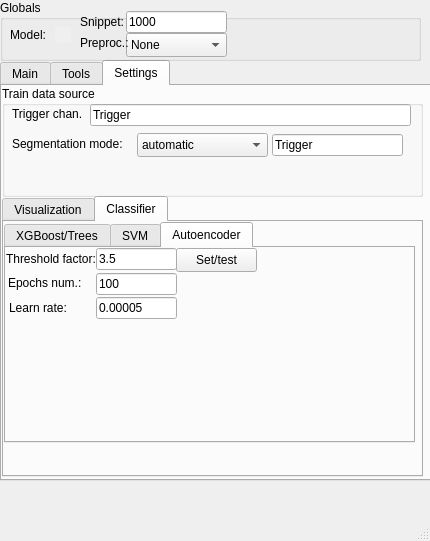
<?xml version="1.0" encoding="UTF-8"?>
<ui version="4.0">
 <class>EmpaGUI</class>
 <widget class="QMainWindow" name="EmpaGUI">
  <property name="geometry">
   <rect>
    <x>0</x>
    <y>0</y>
    <width>430</width>
    <height>541</height>
   </rect>
  </property>
  <property name="windowTitle">
   <string>MainWindow</string>
  </property>
  <widget class="QWidget" name="centralwidget">
   <widget class="QTabWidget" name="tabWidget">
    <property name="geometry">
     <rect>
      <x>0</x>
      <y>60</y>
      <width>441</width>
      <height>421</height>
     </rect>
    </property>
    <property name="currentIndex">
     <number>2</number>
    </property>
    <widget class="QWidget" name="tab">
     <attribute name="title">
      <string>Main</string>
     </attribute>
     <widget class="QGroupBox" name="groupBox">
      <property name="geometry">
       <rect>
        <x>0</x>
        <y>0</y>
        <width>421</width>
        <height>111</height>
       </rect>
      </property>
      <property name="title">
       <string>Load data</string>
      </property>
      <widget class="QLineEdit" name="load_data_path">
       <property name="geometry">
        <rect>
         <x>10</x>
         <y>20</y>
         <width>311</width>
         <height>22</height>
        </rect>
       </property>
       <property name="text">
        <string>C:\SERGEY\ANDRITZ_DATA\trial</string>
       </property>
      </widget>
      <widget class="QPushButton" name="Brows_data_folder_button">
       <property name="geometry">
        <rect>
         <x>323</x>
         <y>20</y>
         <width>91</width>
         <height>24</height>
        </rect>
       </property>
       <property name="text">
        <string>Browse folder</string>
       </property>
      </widget>
      <widget class="QComboBox" name="load_data_plate_type_dropdown">
       <property name="geometry">
        <rect>
         <x>80</x>
         <y>50</y>
         <width>91</width>
         <height>24</height>
        </rect>
       </property>
       <property name="currentText">
        <string/>
       </property>
       <property name="currentIndex">
        <number>-1</number>
       </property>
       <property name="placeholderText">
        <string>default</string>
       </property>
       <item>
        <property name="text">
         <string>default</string>
        </property>
       </item>
       <item>
        <property name="text">
         <string>bpp</string>
        </property>
       </item>
       <item>
        <property name="text">
         <string>long_bpp_1</string>
        </property>
       </item>
       <item>
        <property name="text">
         <string>long_bpp_2</string>
        </property>
       </item>
       <item>
        <property name="text">
         <string>from file</string>
        </property>
       </item>
      </widget>
      <widget class="QPushButton" name="load_data_button">
       <property name="geometry">
        <rect>
         <x>267</x>
         <y>45</y>
         <width>151</width>
         <height>61</height>
        </rect>
       </property>
       <property name="text">
        <string>Load</string>
       </property>
      </widget>
      <widget class="QLabel" name="label">
       <property name="geometry">
        <rect>
         <x>10</x>
         <y>54</y>
         <width>71</width>
         <height>16</height>
        </rect>
       </property>
       <property name="text">
        <string>Plate layout:</string>
       </property>
      </widget>
      <widget class="QPushButton" name="List_segments_names_button">
       <property name="geometry">
        <rect>
         <x>173</x>
         <y>46</y>
         <width>91</width>
         <height>31</height>
        </rect>
       </property>
       <property name="text">
        <string>Check segm.list</string>
       </property>
      </widget>
     </widget>
     <widget class="QGroupBox" name="groupBox_2">
      <property name="geometry">
       <rect>
        <x>0</x>
        <y>110</y>
        <width>421</width>
        <height>51</height>
       </rect>
      </property>
      <property name="title">
       <string>Model</string>
      </property>
      <widget class="QPushButton" name="load_model_button">
       <property name="geometry">
        <rect>
         <x>243</x>
         <y>15</y>
         <width>171</width>
         <height>31</height>
        </rect>
       </property>
       <property name="text">
        <string>Load</string>
       </property>
      </widget>
      <widget class="QComboBox" name="train_dropdown">
       <property name="geometry">
        <rect>
         <x>78</x>
         <y>19</y>
         <width>161</width>
         <height>24</height>
        </rect>
       </property>
       <property name="currentText">
        <string/>
       </property>
       <property name="placeholderText">
        <string>Autoencoder</string>
       </property>
       <item>
        <property name="text">
         <string>XGBoost</string>
        </property>
       </item>
       <item>
        <property name="text">
         <string>Autoencoder</string>
        </property>
       </item>
      </widget>
      <widget class="QLabel" name="label_16">
       <property name="geometry">
        <rect>
         <x>10</x>
         <y>23</y>
         <width>71</width>
         <height>16</height>
        </rect>
       </property>
       <property name="text">
        <string>Model type:</string>
       </property>
      </widget>
     </widget>
     <widget class="QGroupBox" name="groupBox_3">
      <property name="geometry">
       <rect>
        <x>0</x>
        <y>160</y>
        <width>421</width>
        <height>71</height>
       </rect>
      </property>
      <property name="title">
       <string>Real time</string>
      </property>
      <widget class="QComboBox" name="real_time_source_dropdown_2">
       <property name="geometry">
        <rect>
         <x>10</x>
         <y>40</y>
         <width>301</width>
         <height>24</height>
        </rect>
       </property>
       <property name="currentText">
        <string/>
       </property>
       <property name="placeholderText">
        <string>Autoencoder</string>
       </property>
       <item>
        <property name="text">
         <string>Folder</string>
        </property>
       </item>
       <item>
        <property name="text">
         <string>RealTime</string>
        </property>
       </item>
      </widget>
      <widget class="QPushButton" name="Brows_data_folder_button_2">
       <property name="geometry">
        <rect>
         <x>323</x>
         <y>14</y>
         <width>91</width>
         <height>24</height>
        </rect>
       </property>
       <property name="text">
        <string>Browse folder</string>
       </property>
      </widget>
      <widget class="QLineEdit" name="real_time_folder_text">
       <property name="geometry">
        <rect>
         <x>7</x>
         <y>14</y>
         <width>311</width>
         <height>22</height>
        </rect>
       </property>
       <property name="text">
        <string>C:\SERGEY\ANDRITZ_DATA\REAL_TIME_FOLDER</string>
       </property>
      </widget>
     </widget>
     <widget class="QPushButton" name="Start_real_time_button">
      <property name="geometry">
       <rect>
        <x>0</x>
        <y>250</y>
        <width>211</width>
        <height>81</height>
       </rect>
      </property>
      <property name="text">
       <string>Run real-time</string>
      </property>
     </widget>
     <widget class="QPushButton" name="Stop_real_time_button_2">
      <property name="geometry">
       <rect>
        <x>210</x>
        <y>250</y>
        <width>211</width>
        <height>81</height>
       </rect>
      </property>
      <property name="text">
       <string>Stop real-time</string>
      </property>
     </widget>
     <widget class="QLabel" name="label_18">
      <property name="geometry">
       <rect>
        <x>2</x>
        <y>232</y>
        <width>91</width>
        <height>16</height>
       </rect>
      </property>
      <property name="text">
       <string>Frame counter:</string>
      </property>
     </widget>
     <widget class="QLabel" name="Real_time_Frame_counter_label">
      <property name="geometry">
       <rect>
        <x>86</x>
        <y>232</y>
        <width>91</width>
        <height>16</height>
       </rect>
      </property>
      <property name="text">
       <string>0</string>
      </property>
     </widget>
     <widget class="QLabel" name="label_19">
      <property name="geometry">
       <rect>
        <x>180</x>
        <y>233</y>
        <width>41</width>
        <height>16</height>
       </rect>
      </property>
      <property name="text">
       <string>Status:</string>
      </property>
     </widget>
     <widget class="QLabel" name="real_time_status_label">
      <property name="geometry">
       <rect>
        <x>220</x>
        <y>233</y>
        <width>91</width>
        <height>16</height>
       </rect>
      </property>
      <property name="text">
       <string>Not active</string>
      </property>
     </widget>
    </widget>
    <widget class="QWidget" name="tab_2">
     <attribute name="title">
      <string>Tools</string>
     </attribute>
     <widget class="QTabWidget" name="tabWidget_2">
      <property name="geometry">
       <rect>
        <x>0</x>
        <y>0</y>
        <width>431</width>
        <height>401</height>
       </rect>
      </property>
      <property name="currentIndex">
       <number>0</number>
      </property>
      <widget class="QWidget" name="tab_4">
       <attribute name="title">
        <string>Page 1</string>
       </attribute>
       <widget class="QGroupBox" name="groupBox_4">
        <property name="geometry">
         <rect>
          <x>-1</x>
          <y>0</y>
          <width>421</width>
          <height>151</height>
         </rect>
        </property>
        <property name="title">
         <string>Segments</string>
        </property>
        <widget class="QComboBox" name="plot_plate_dropdown">
         <property name="geometry">
          <rect>
           <x>60</x>
           <y>15</y>
           <width>361</width>
           <height>24</height>
          </rect>
         </property>
         <property name="placeholderText">
          <string>Choose plate to plot</string>
         </property>
        </widget>
        <widget class="QComboBox" name="plot_segment_dropdown">
         <property name="geometry">
          <rect>
           <x>60</x>
           <y>59</y>
           <width>361</width>
           <height>24</height>
          </rect>
         </property>
         <property name="placeholderText">
          <string>Choose segment to plot</string>
         </property>
        </widget>
        <widget class="QPushButton" name="plot_button">
         <property name="geometry">
          <rect>
           <x>4</x>
           <y>101</y>
           <width>81</width>
           <height>24</height>
          </rect>
         </property>
         <property name="text">
          <string>Plot signal</string>
         </property>
        </widget>
        <widget class="QPushButton" name="platre_data_button_2">
         <property name="geometry">
          <rect>
           <x>83</x>
           <y>101</y>
           <width>71</width>
           <height>24</height>
          </rect>
         </property>
         <property name="text">
          <string>Info</string>
         </property>
        </widget>
        <widget class="QComboBox" name="Channel_segment_plot">
         <property name="geometry">
          <rect>
           <x>60</x>
           <y>80</y>
           <width>361</width>
           <height>24</height>
          </rect>
         </property>
         <property name="placeholderText">
          <string>Choose channel to plot</string>
         </property>
        </widget>
        <widget class="QComboBox" name="type_of_signal_dropdown">
         <property name="geometry">
          <rect>
           <x>60</x>
           <y>37</y>
           <width>361</width>
           <height>24</height>
          </rect>
         </property>
         <property name="placeholderText">
          <string>Choose segment to plot</string>
         </property>
         <item>
          <property name="text">
           <string>Raw signals</string>
          </property>
         </item>
         <item>
          <property name="text">
           <string>Segments</string>
          </property>
         </item>
        </widget>
        <widget class="QLabel" name="label_2">
         <property name="geometry">
          <rect>
           <x>8</x>
           <y>18</y>
           <width>49</width>
           <height>16</height>
          </rect>
         </property>
         <property name="text">
          <string>Plate:</string>
         </property>
        </widget>
        <widget class="QLabel" name="label_3">
         <property name="geometry">
          <rect>
           <x>7</x>
           <y>38</y>
           <width>49</width>
           <height>16</height>
          </rect>
         </property>
         <property name="text">
          <string>Type:</string>
         </property>
        </widget>
        <widget class="QLabel" name="label_4">
         <property name="geometry">
          <rect>
           <x>8</x>
           <y>61</y>
           <width>49</width>
           <height>16</height>
          </rect>
         </property>
         <property name="text">
          <string>Segment:</string>
         </property>
        </widget>
        <widget class="QLabel" name="label_5">
         <property name="geometry">
          <rect>
           <x>8</x>
           <y>82</y>
           <width>49</width>
           <height>16</height>
          </rect>
         </property>
         <property name="text">
          <string>Channel:</string>
         </property>
        </widget>
        <widget class="QPushButton" name="unload_as_csv_button_data_button_3">
         <property name="geometry">
          <rect>
           <x>152</x>
           <y>101</y>
           <width>81</width>
           <height>24</height>
          </rect>
         </property>
         <property name="text">
          <string>Save as *.SCV</string>
         </property>
        </widget>
       </widget>
       <widget class="QGroupBox" name="groupBox_5">
        <property name="geometry">
         <rect>
          <x>0</x>
          <y>150</y>
          <width>421</width>
          <height>211</height>
         </rect>
        </property>
        <property name="title">
         <string>Classification (applicable only for segments)</string>
        </property>
        <widget class="QPushButton" name="calssification_plot_segment">
         <property name="geometry">
          <rect>
           <x>6</x>
           <y>15</y>
           <width>41</width>
           <height>24</height>
          </rect>
         </property>
         <property name="text">
          <string>Plot</string>
         </property>
        </widget>
        <widget class="QGroupBox" name="groupBox_6">
         <property name="geometry">
          <rect>
           <x>0</x>
           <y>31</y>
           <width>411</width>
           <height>101</height>
          </rect>
         </property>
         <property name="title">
          <string>Labeling</string>
         </property>
         <widget class="QPushButton" name="classification_set_category">
          <property name="geometry">
           <rect>
            <x>295</x>
            <y>13</y>
            <width>51</width>
            <height>21</height>
           </rect>
          </property>
          <property name="text">
           <string>Assign</string>
          </property>
         </widget>
         <widget class="QLabel" name="label_7">
          <property name="geometry">
           <rect>
            <x>146</x>
            <y>40</y>
            <width>31</width>
            <height>16</height>
           </rect>
          </property>
          <property name="text">
           <string>end-</string>
          </property>
         </widget>
         <widget class="QLabel" name="label_8">
          <property name="geometry">
           <rect>
            <x>144</x>
            <y>18</y>
            <width>31</width>
            <height>16</height>
           </rect>
          </property>
          <property name="text">
           <string>label-</string>
          </property>
         </widget>
         <widget class="QLabel" name="label_9">
          <property name="geometry">
           <rect>
            <x>10</x>
            <y>40</y>
            <width>31</width>
            <height>16</height>
           </rect>
          </property>
          <property name="text">
           <string>Start:</string>
          </property>
         </widget>
         <widget class="QLineEdit" name="classification_labeling_start_element_text">
          <property name="geometry">
           <rect>
            <x>40</x>
            <y>35</y>
            <width>101</width>
            <height>22</height>
           </rect>
          </property>
         </widget>
         <widget class="QLineEdit" name="classification_labeling_end_element_text">
          <property name="geometry">
           <rect>
            <x>173</x>
            <y>35</y>
            <width>121</width>
            <height>22</height>
           </rect>
          </property>
         </widget>
         <widget class="QLineEdit" name="classification_labeling_label_text">
          <property name="geometry">
           <rect>
            <x>178</x>
            <y>11</y>
            <width>113</width>
            <height>22</height>
           </rect>
          </property>
         </widget>
         <widget class="QPushButton" name="classification_clear_labels_button">
          <property name="geometry">
           <rect>
            <x>349</x>
            <y>13</y>
            <width>51</width>
            <height>21</height>
           </rect>
          </property>
          <property name="text">
           <string>Clear</string>
          </property>
         </widget>
         <widget class="QPushButton" name="calssification_segment_savetofolder_button">
          <property name="geometry">
           <rect>
            <x>2</x>
            <y>56</y>
            <width>111</width>
            <height>24</height>
           </rect>
          </property>
          <property name="text">
           <string>Save lab. data (.csv)</string>
          </property>
         </widget>
         <widget class="QPushButton" name="classification_entire_segment_to_label_button">
          <property name="geometry">
           <rect>
            <x>110</x>
            <y>58</y>
            <width>111</width>
            <height>21</height>
           </rect>
          </property>
          <property name="text">
           <string>Segment&lt;-&gt;Label</string>
          </property>
         </widget>
         <widget class="QPushButton" name="classification_all_segments_to_label_button_2">
          <property name="geometry">
           <rect>
            <x>219</x>
            <y>58</y>
            <width>131</width>
            <height>21</height>
           </rect>
          </property>
          <property name="text">
           <string>All segments&lt;-&gt;Label</string>
          </property>
         </widget>
         <widget class="QPushButton" name="classification_clear_all_segments_labels_button_2">
          <property name="geometry">
           <rect>
            <x>300</x>
            <y>32</y>
            <width>101</width>
            <height>21</height>
           </rect>
          </property>
          <property name="text">
           <string>Clear all</string>
          </property>
         </widget>
        </widget>
        <widget class="QGroupBox" name="groupBox_7">
         <property name="geometry">
          <rect>
           <x>1</x>
           <y>130</y>
           <width>411</width>
           <height>81</height>
          </rect>
         </property>
         <property name="title">
          <string>Classification train/test</string>
         </property>
         <widget class="QPushButton" name="classification_run_classification_button">
          <property name="geometry">
           <rect>
            <x>327</x>
            <y>11</y>
            <width>81</width>
            <height>31</height>
           </rect>
          </property>
          <property name="text">
           <string>Train</string>
          </property>
         </widget>
         <widget class="QLabel" name="label_13">
          <property name="geometry">
           <rect>
            <x>8</x>
            <y>15</y>
            <width>41</width>
            <height>16</height>
           </rect>
          </property>
          <property name="text">
           <string>Model:</string>
          </property>
         </widget>
         <widget class="QComboBox" name="classificationclassifier_dropdown">
          <property name="geometry">
           <rect>
            <x>49</x>
            <y>12</y>
            <width>271</width>
            <height>24</height>
           </rect>
          </property>
          <property name="currentIndex">
           <number>-1</number>
          </property>
          <property name="placeholderText">
           <string>XGBoost</string>
          </property>
          <item>
           <property name="text">
            <string>XGBoost</string>
           </property>
          </item>
          <item>
           <property name="text">
            <string>IsolationForest</string>
           </property>
          </item>
          <item>
           <property name="text">
            <string>DBSCAN</string>
           </property>
          </item>
          <item>
           <property name="text">
            <string>OneClassSVM</string>
           </property>
          </item>
          <item>
           <property name="text">
            <string>Autoencoder_1</string>
           </property>
          </item>
          <item>
           <property name="text">
            <string>NonStatKern_1</string>
           </property>
          </item>
          <item>
           <property name="text">
            <string>GHKern</string>
           </property>
          </item>
         </widget>
         <widget class="QLabel" name="label_11">
          <property name="geometry">
           <rect>
            <x>10</x>
            <y>44</y>
            <width>51</width>
            <height>16</height>
           </rect>
          </property>
          <property name="text">
           <string>Test (%):</string>
          </property>
         </widget>
         <widget class="QLineEdit" name="classification_test_text">
          <property name="geometry">
           <rect>
            <x>58</x>
            <y>42</y>
            <width>71</width>
            <height>22</height>
           </rect>
          </property>
          <property name="text">
           <string>20</string>
          </property>
         </widget>
         <widget class="QPushButton" name="classification_dataset_info_button">
          <property name="geometry">
           <rect>
            <x>138</x>
            <y>40</y>
            <width>81</width>
            <height>31</height>
           </rect>
          </property>
          <property name="text">
           <string>Info</string>
          </property>
         </widget>
         <widget class="QPushButton" name="Classification_set_as_main_model_button">
          <property name="geometry">
           <rect>
            <x>217</x>
            <y>39</y>
            <width>111</width>
            <height>31</height>
           </rect>
          </property>
          <property name="text">
           <string>Set as main model</string>
          </property>
         </widget>
         <widget class="QPushButton" name="Classification_run_test_on_complete_segment_button">
          <property name="geometry">
           <rect>
            <x>325</x>
            <y>39</y>
            <width>81</width>
            <height>31</height>
           </rect>
          </property>
          <property name="text">
           <string>Test</string>
          </property>
         </widget>
        </widget>
        <widget class="QComboBox" name="classification_preproc_dropdown_2">
         <property name="geometry">
          <rect>
           <x>239</x>
           <y>15</y>
           <width>171</width>
           <height>24</height>
          </rect>
         </property>
         <property name="currentText">
          <string>this_plate_this_segment</string>
         </property>
         <property name="currentIndex">
          <number>0</number>
         </property>
         <property name="placeholderText">
          <string>this_plate_this_segment</string>
         </property>
         <item>
          <property name="text">
           <string>this_plate_this_segment</string>
          </property>
         </item>
         <item>
          <property name="text">
           <string>this_plate_all_segments</string>
          </property>
         </item>
         <item>
          <property name="text">
           <string>all_plates_all_segments</string>
          </property>
         </item>
        </widget>
        <widget class="QLabel" name="label_17">
         <property name="geometry">
          <rect>
           <x>192</x>
           <y>20</y>
           <width>51</width>
           <height>16</height>
          </rect>
         </property>
         <property name="text">
          <string>Apply to:</string>
         </property>
        </widget>
        <widget class="QComboBox" name="classification_plot_choice_dropdown_3">
         <property name="geometry">
          <rect>
           <x>45</x>
           <y>14</y>
           <width>91</width>
           <height>24</height>
          </rect>
         </property>
         <property name="currentText">
          <string>Segment</string>
         </property>
         <property name="currentIndex">
          <number>0</number>
         </property>
         <property name="placeholderText">
          <string>this_plate_this_segment</string>
         </property>
         <item>
          <property name="text">
           <string>Segment</string>
          </property>
         </item>
         <item>
          <property name="text">
           <string>All_segments</string>
          </property>
         </item>
        </widget>
       </widget>
      </widget>
      <widget class="QWidget" name="tab_5">
       <attribute name="title">
        <string>Page 2</string>
       </attribute>
      </widget>
     </widget>
    </widget>
    <widget class="QWidget" name="tab_3">
     <attribute name="title">
      <string>Settings</string>
     </attribute>
     <widget class="QGroupBox" name="groupBox_8">
      <property name="geometry">
       <rect>
        <x>0</x>
        <y>0</y>
        <width>421</width>
        <height>111</height>
       </rect>
      </property>
      <property name="title">
       <string>Train data source</string>
      </property>
      <widget class="QLabel" name="label_12">
       <property name="geometry">
        <rect>
         <x>10</x>
         <y>20</y>
         <width>71</width>
         <height>16</height>
        </rect>
       </property>
       <property name="text">
        <string>Trigger chan.:</string>
       </property>
      </widget>
      <widget class="QLineEdit" name="Settings_OpenFile_TrigChannelID_text">
       <property name="geometry">
        <rect>
         <x>88</x>
         <y>18</y>
         <width>321</width>
         <height>22</height>
        </rect>
       </property>
       <property name="text">
        <string>Trigger</string>
       </property>
      </widget>
      <widget class="QLabel" name="Segmentlabel14">
       <property name="geometry">
        <rect>
         <x>10</x>
         <y>50</y>
         <width>121</width>
         <height>16</height>
        </rect>
       </property>
       <property name="text">
        <string>Segmentation mode:</string>
       </property>
      </widget>
      <widget class="QComboBox" name="Settings_openfile_segmentation_mode_text">
       <property name="geometry">
        <rect>
         <x>135</x>
         <y>47</y>
         <width>131</width>
         <height>24</height>
        </rect>
       </property>
       <property name="currentText">
        <string>automatic</string>
       </property>
       <property name="currentIndex">
        <number>0</number>
       </property>
       <property name="placeholderText">
        <string>Choose BPP type</string>
       </property>
       <item>
        <property name="text">
         <string>automatic</string>
        </property>
       </item>
       <item>
        <property name="text">
         <string>user defined thershold:</string>
        </property>
       </item>
      </widget>
      <widget class="QLineEdit" name="Settings_Segmentation_TriggerThreshold_text">
       <property name="geometry">
        <rect>
         <x>270</x>
         <y>48</y>
         <width>131</width>
         <height>22</height>
        </rect>
       </property>
       <property name="text">
        <string>Trigger</string>
       </property>
      </widget>
     </widget>
     <widget class="QTabWidget" name="tabWidget_3">
      <property name="geometry">
       <rect>
        <x>0</x>
        <y>110</y>
        <width>421</width>
        <height>281</height>
       </rect>
      </property>
      <property name="currentIndex">
       <number>1</number>
      </property>
      <widget class="QWidget" name="tab_6">
       <attribute name="title">
        <string>Visualization</string>
       </attribute>
       <widget class="QGroupBox" name="groupBox_10">
        <property name="geometry">
         <rect>
          <x>0</x>
          <y>0</y>
          <width>411</width>
          <height>51</height>
         </rect>
        </property>
        <property name="title">
         <string>Results color scheme</string>
        </property>
        <widget class="QLabel" name="Model_ready_label_2">
         <property name="geometry">
          <rect>
           <x>55</x>
           <y>27</y>
           <width>16</width>
           <height>16</height>
          </rect>
         </property>
         <property name="autoFillBackground">
          <bool>true</bool>
         </property>
         <property name="text">
          <string/>
         </property>
        </widget>
        <widget class="QComboBox" name="classification_preproc_dropdown_3">
         <property name="geometry">
          <rect>
           <x>10</x>
           <y>20</y>
           <width>201</width>
           <height>24</height>
          </rect>
         </property>
         <property name="currentText">
          <string>Random colors</string>
         </property>
         <property name="currentIndex">
          <number>1</number>
         </property>
         <property name="placeholderText">
          <string>None</string>
         </property>
         <item>
          <property name="text">
           <string>Grades of red</string>
          </property>
         </item>
         <item>
          <property name="text">
           <string>Random colors</string>
          </property>
         </item>
        </widget>
        <widget class="QPushButton" name="COlors_list_update">
         <property name="geometry">
          <rect>
           <x>220</x>
           <y>20</y>
           <width>75</width>
           <height>24</height>
          </rect>
         </property>
         <property name="text">
          <string>Update</string>
         </property>
        </widget>
       </widget>
      </widget>
      <widget class="QWidget" name="tab_7">
       <attribute name="title">
        <string>Classifier</string>
       </attribute>
       <widget class="QTabWidget" name="tabWidget_4">
        <property name="geometry">
         <rect>
          <x>0</x>
          <y>0</y>
          <width>411</width>
          <height>221</height>
         </rect>
        </property>
        <property name="currentIndex">
         <number>2</number>
        </property>
        <widget class="QWidget" name="XGBoost">
         <attribute name="title">
          <string>XGBoost/Trees</string>
         </attribute>
        </widget>
        <widget class="QWidget" name="tab_9">
         <attribute name="title">
          <string>SVM</string>
         </attribute>
        </widget>
        <widget class="QWidget" name="tab_8">
         <attribute name="title">
          <string>Autoencoder</string>
         </attribute>
         <widget class="QLabel" name="label_20">
          <property name="geometry">
           <rect>
            <x>0</x>
            <y>3</y>
            <width>91</width>
            <height>16</height>
           </rect>
          </property>
          <property name="text">
           <string>Threshold factor:</string>
          </property>
         </widget>
         <widget class="QLineEdit" name="Autoencoder_torch_threshold_factor">
          <property name="geometry">
           <rect>
            <x>90</x>
            <y>0</y>
            <width>81</width>
            <height>22</height>
           </rect>
          </property>
          <property name="text">
           <string>3.5</string>
          </property>
         </widget>
         <widget class="QLabel" name="label_21">
          <property name="geometry">
           <rect>
            <x>2</x>
            <y>27</y>
            <width>91</width>
            <height>16</height>
           </rect>
          </property>
          <property name="text">
           <string>Epochs num.:</string>
          </property>
         </widget>
         <widget class="QLineEdit" name="Autoencoder_torch_epochs_num">
          <property name="geometry">
           <rect>
            <x>90</x>
            <y>25</y>
            <width>81</width>
            <height>22</height>
           </rect>
          </property>
          <property name="text">
           <string>100</string>
          </property>
         </widget>
         <widget class="QLabel" name="label_22">
          <property name="geometry">
           <rect>
            <x>3</x>
            <y>52</y>
            <width>91</width>
            <height>16</height>
           </rect>
          </property>
          <property name="text">
           <string>Learn rate:</string>
          </property>
         </widget>
         <widget class="QLineEdit" name="Autoencoder_torch_learn_rate">
          <property name="geometry">
           <rect>
            <x>90</x>
            <y>49</y>
            <width>81</width>
            <height>22</height>
           </rect>
          </property>
          <property name="text">
           <string>0.00005</string>
          </property>
         </widget>
         <widget class="QPushButton" name="pushButton">
          <property name="geometry">
           <rect>
            <x>170</x>
            <y>0</y>
            <width>81</width>
            <height>24</height>
           </rect>
          </property>
          <property name="text">
           <string>Set/test</string>
          </property>
         </widget>
        </widget>
       </widget>
      </widget>
     </widget>
    </widget>
   </widget>
   <widget class="QGroupBox" name="groupBox_9">
    <property name="geometry">
     <rect>
      <x>0</x>
      <y>0</y>
      <width>421</width>
      <height>61</height>
     </rect>
    </property>
    <property name="title">
     <string>Globals</string>
    </property>
    <widget class="QLabel" name="label_14">
     <property name="geometry">
      <rect>
       <x>10</x>
       <y>27</y>
       <width>41</width>
       <height>16</height>
      </rect>
     </property>
     <property name="text">
      <string>Model:</string>
     </property>
    </widget>
    <widget class="QLabel" name="Model_ready_label">
     <property name="geometry">
      <rect>
       <x>55</x>
       <y>27</y>
       <width>16</width>
       <height>16</height>
      </rect>
     </property>
     <property name="autoFillBackground">
      <bool>true</bool>
     </property>
     <property name="text">
      <string/>
     </property>
    </widget>
    <widget class="QLabel" name="label_10">
     <property name="geometry">
      <rect>
       <x>80</x>
       <y>14</y>
       <width>51</width>
       <height>16</height>
      </rect>
     </property>
     <property name="text">
      <string>Snippet:</string>
     </property>
    </widget>
    <widget class="QLineEdit" name="classification_snippet_size_text">
     <property name="geometry">
      <rect>
       <x>126</x>
       <y>11</y>
       <width>101</width>
       <height>22</height>
      </rect>
     </property>
     <property name="text">
      <string>1000</string>
     </property>
    </widget>
    <widget class="QComboBox" name="classification_preproc_dropdown">
     <property name="geometry">
      <rect>
       <x>126</x>
       <y>33</y>
       <width>101</width>
       <height>24</height>
      </rect>
     </property>
     <property name="currentText">
      <string>None</string>
     </property>
     <property name="currentIndex">
      <number>0</number>
     </property>
     <property name="placeholderText">
      <string>None</string>
     </property>
     <item>
      <property name="text">
       <string>None</string>
      </property>
     </item>
     <item>
      <property name="text">
       <string>torch_MEL</string>
      </property>
     </item>
     <item>
      <property name="text">
       <string>torch_FFT</string>
      </property>
     </item>
     <item>
      <property name="text">
       <string>torch_MFCC</string>
      </property>
     </item>
     <item>
      <property name="text">
       <string>torch_WFFT</string>
      </property>
     </item>
     <item>
      <property name="text">
       <string>torch_GrifLim</string>
      </property>
     </item>
     <item>
      <property name="text">
       <string>torch_LFCC</string>
      </property>
     </item>
     <item>
      <property name="text">
       <string>torch_SpecCentr</string>
      </property>
     </item>
     <item>
      <property name="text">
       <string>tocrh_DWT</string>
      </property>
     </item>
    </widget>
    <widget class="QLabel" name="label_15">
     <property name="geometry">
      <rect>
       <x>80</x>
       <y>35</y>
       <width>50</width>
       <height>16</height>
      </rect>
     </property>
     <property name="text">
      <string>Preproc.:</string>
     </property>
    </widget>
   </widget>
  </widget>
  <widget class="QMenuBar" name="menubar">
   <property name="geometry">
    <rect>
     <x>0</x>
     <y>0</y>
     <width>430</width>
     <height>33</height>
    </rect>
   </property>
  </widget>
  <widget class="QStatusBar" name="statusbar"/>
 </widget>
 <resources/>
 <connections/>
</ui>
